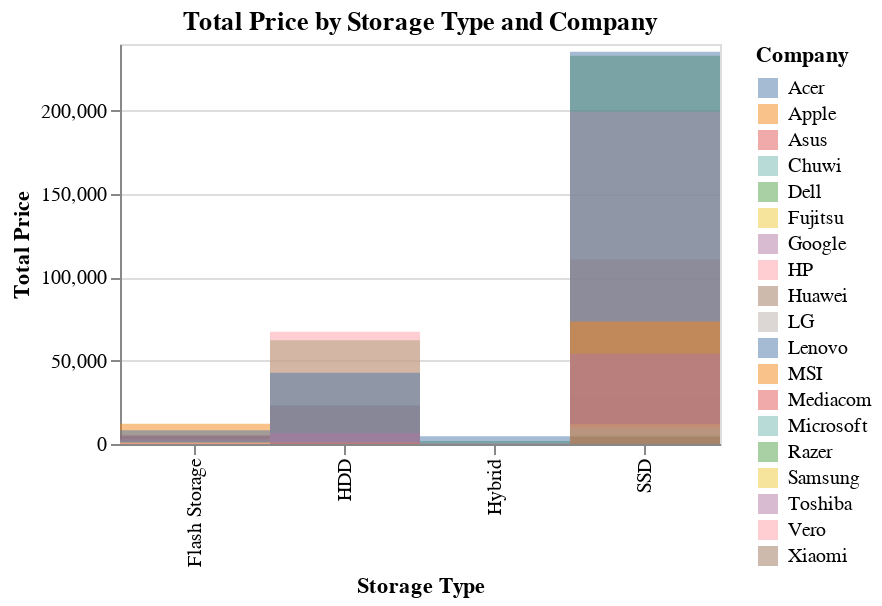

This figure's notebook cell:
### Markdown cell above
2) Total Price by Storage Type and Company

### Code cell
area_data = akv16.groupby(['PrimaryStorageType', 'Company'], as_index=False)['Price'].sum()

company_selection = alt.selection_point(fields=['Company'], bind='legend')

area_plot = alt.Chart(area_data).mark_rect(opacity=0.5).encode(
    x=alt.X('PrimaryStorageType:O', title='Storage Type'),
    y=alt.Y('Price:Q', title='Total Price'),
    color='Company:N',  
    tooltip=['Company:N', 'PrimaryStorageType:O', 'Price:Q']  
    ).add_params(
    company_selection
).transform_filter(
    company_selection
).properties(
    title='Total Price by Storage Type and Company',
    width=300,
    height=200,
).interactive()
alt.themes.enable('dark')  

area_plot.save('2.html')
area_plot

### Figure 1 — Vega-Lite specification as saved in the notebook (floating-point values rounded to 4 significant figures)
{"usermeta": {"embedOptions": {"theme": "dark"}}, "config": {"view": {"continuousWidth": 300, "continuousHeight": 300}}, "data": {"name": "data-8b28b3292591b9ea9ab442ebc89ca7d6"}, "mark": {"type": "rect", "opacity": 0.5}, "encoding": {"color": {"field": "Company", "type": "nominal"}, "tooltip": [{"field": "Company", "type": "nominal"}, {"field": "PrimaryStorageType", "type": "ordinal"}, {"field": "Price", "type": "quantitative"}], "x": {"field": "PrimaryStorageType", "title": "Storage Type", "type": "ordinal"}, "y": {"field": "Price", "title": "Total Price", "type": "quantitative"}}, "height": 200, "params": [{"name": "param_18", "select": {"type": "point", "fields": ["Company"]}, "bind": "legend"}, {"name": "param_19", "select": {"type": "interval", "encodings": ["x", "y"]}, "bind": "scales"}], "title": "Total Price by Storage Type and Company", "transform": [{"filter": {"param": "param_18"}}], "width": 300, "$schema": "https://vega.github.io/schema/vega-lite/v5.20.1.json", "datasets": {"data-8b28b3292591b9ea9ab442ebc89ca7d6": [{"PrimaryStorageType": "Flash Storage", "Company": "Acer", "Price": 4614.0}, {"PrimaryStorageType": "Flash Storage", "Company": "Apple", "Price": 12160.0}, {"PrimaryStorageType": "Flash Storage", "Company": "Asus", "Price": 5251.0}, {"PrimaryStorageType": "Flash Storage", "Company": "Chuwi", "Price": 942.9}, {"PrimaryStorageType": "Flash Storage", "Company": "Dell", "Price": 2288.0}, {"PrimaryStorageType": "Flash Storage", "Company": "HP", "Price": 2847.0}, {"PrimaryStorageType": "Flash Storage", "Company": "Lenovo", "Price": 8300.0}, {"PrimaryStorageType": "Flash Storage", "Company": "Mediacom", "Price": 494.0}, {"PrimaryStorageType": "Flash Storage", "Company": "Samsung", "Price": 928.0}, {"PrimaryStorageType": "Flash Storage", "Company": "Vero", "Price": 869.7}, {"PrimaryStorageType": "HDD", "Company": "Acer", "Price": 23200.0}, {"PrimaryStorageType": "HDD", "Company": "Asus", "Price": 22820.0}, {"PrimaryStorageType": "HDD", "Company": "Dell", "Price": 62290.0}, {"PrimaryStorageType": "HDD", "Company": "Fujitsu", "Price": 739.0}, {"PrimaryStorageType": "HDD", "Company": "HP", "Price": 67400.0}, {"PrimaryStorageType": "HDD", "Company": "Lenovo", "Price": 42790.0}, {"PrimaryStorageType": "HDD", "Company": "MSI", "Price": 839.0}, {"PrimaryStorageType": "HDD", "Company": "Mediacom", "Price": 265.0}, {"PrimaryStorageType": "HDD", "Company": "Toshiba", "Price": 6638.0}, {"PrimaryStorageType": "Hybrid", "Company": "Dell", "Price": 1848.0}, {"PrimaryStorageType": "Hybrid", "Company": "HP", "Price": 550.0}, {"PrimaryStorageType": "Hybrid", "Company": "Lenovo", "Price": 4609.0}, {"PrimaryStorageType": "SSD", "Company": "Acer", "Price": 29330.0}, {"PrimaryStorageType": "SSD", "Company": "Apple", "Price": 17830.0}, {"PrimaryStorageType": "SSD", "Company": "Asus", "Price": 110800.0}, {"PrimaryStorageType": "SSD", "Company": "Dell", "Price": 232900.0}, {"PrimaryStorageType": "SSD", "Company": "Fujitsu", "Price": 1448.0}, {"PrimaryStorageType": "SSD", "Company": "Google", "Price": 5033.0}, {"PrimaryStorageType": "SSD", "Company": "HP", "Price": 199400.0}, {"PrimaryStorageType": "SSD", "Company": "Huawei", "Price": 2848.0}, {"PrimaryStorageType": "SSD", "Company": "LG", "Price": 6297.0}, {"PrimaryStorageType": "SSD", "Company": "Lenovo", "Price": 235300.0}, {"PrimaryStorageType": "SSD", "Company": "MSI", "Price": 73500.0}, {"PrimaryStorageType": "SSD", "Company": "Mediacom", "Price": 1306.0}, {"PrimaryStorageType": "SSD", "Company": "Microsoft", "Price": 9674.0}, {"PrimaryStorageType": "SSD", "Company": "Razer", "Price": 5427.0}, {"PrimaryStorageType": "SSD", "Company": "Samsung", "Price": 11790.0}, {"PrimaryStorageType": "SSD", "Company": "Toshiba", "Price": 54220.0}, {"PrimaryStorageType": "SSD", "Company": "Xiaomi", "Price": 4534.0}]}}
